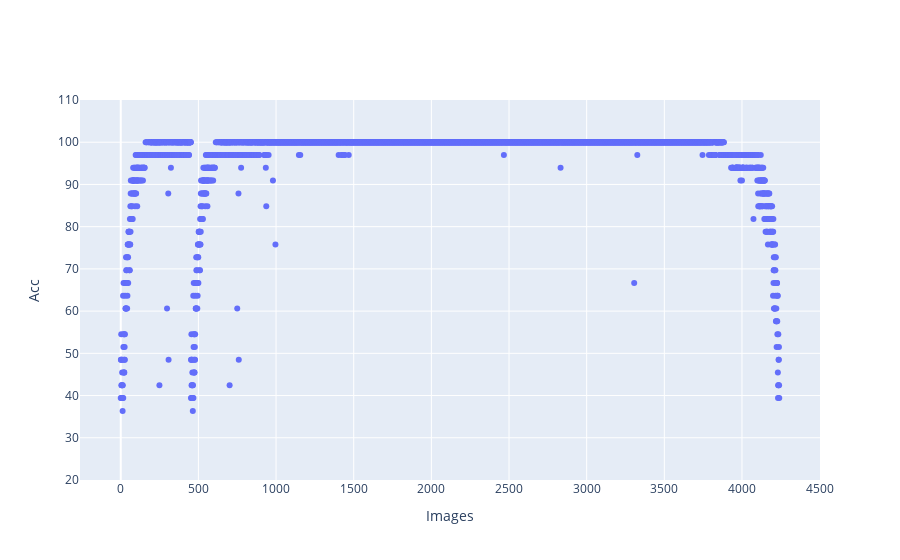

The cell this chart's notebook holds for it:
### Code cell
x = np.arange(0, len(images) + 1)
fig = go.Figure()
fig.add_trace(go.Scatter(y=accruacy, mode='markers', name='Acc', groupnorm='fraction'))
fig.update_xaxes(title='Images')
fig.update_yaxes(title='Acc', range=(20, 110))
fig.show()

### Figure 1 — Plotly figure (JSON) as saved in the notebook; plotly's stock layout.template omitted (floating-point values rounded to 4 significant figures; data arrays with more than 128 entries replaced by an {"elided": "..."} marker saying what was removed)
{"data": [{"groupnorm": "fraction", "mode": "markers", "name": "Acc", "type": "scatter", "y": {"elided": "4241 float values"}}], "layout": {"xaxis": {"title": {"text": "Images"}}, "yaxis": {"range": [20, 110], "title": {"text": "Acc"}}}}
